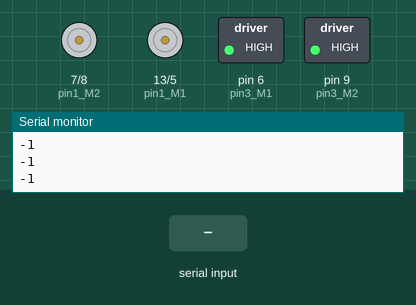
The sketch below on a simulated Arduino Uno, built with avr-gcc and run on an emulated ATmega328P. On the bench: motor-driver pin pairs drawn as motors (green arrow = first pin HIGH = forward, orange = second pin HIGH = backward, longer = more drive), switched loads named in the sketch (green lamp = pin HIGH), the last lines printed to the serial monitor. The test bench sets the inputs (shaded band).

Above: at 4.8 s.
4.9 s: "g\n" received over the second serial link
At 7.3 s:
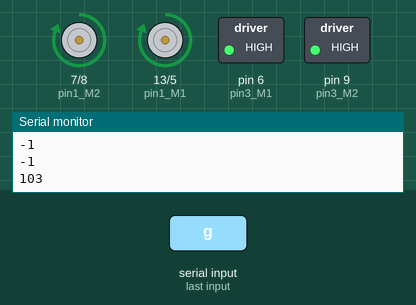
10.9 s: "b\n" received over the second serial link
At 12.8 s:
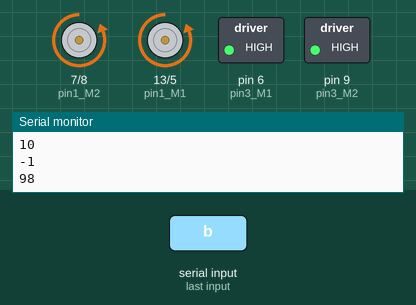
16.9 s: "s\n" received over the second serial link
At 19.7 s:
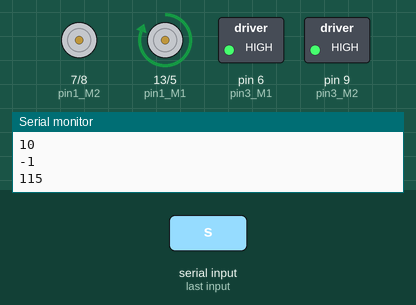
22.9 s: "r\n" received over the second serial link
At 24.7 s:
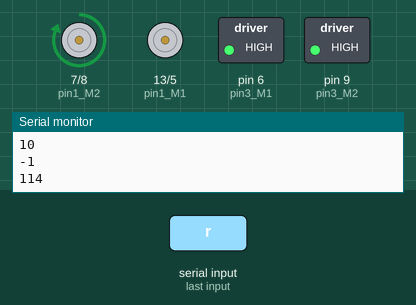
Timing chart, 0 to 29.9 s (numbered marks = the images above; inputs shaded):
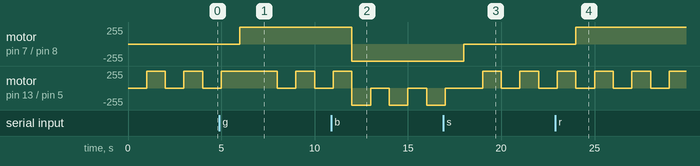

The sketch:

JACOBOOT.ino
```cpp
#include <SoftwareSerial.h>

 #define BLUETOOTH_SPEED 38400

 SoftwareSerial mySerial(2,3); // RX, TX


  //motor 1
 int pin1_M1=13;//in1
 int pin2_M1=5;//in2
 int pin3_M1=6;//control

 //


  //motor2
 int pin1_M2=7;//in3
 int pin2_M2=8;//in4
 int pin3_M2=9;//control


 // config de motores, bluetooth y sensor

  void setup() {
   //Configura seriales
   Serial.begin(BLUETOOTH_SPEED);
   mySerial.begin(BLUETOOTH_SPEED);

   // asigna modo digital para el driver de motor
   pinMode(pin1_M1, OUTPUT);
   pinMode(pin2_M1, OUTPUT);
   pinMode(pin3_M1, OUTPUT);

   pinMode(pin1_M2, OUTPUT);
   pinMode(pin2_M2, OUTPUT);
   pinMode(pin3_M2, OUTPUT);

   //Activa los motores
   digitalWrite(pin3_M1, HIGH);
   digitalWrite(pin3_M2, HIGH);


 }


 void waitForResponse() {
     while (mySerial.available()) {
       Serial.write(mySerial.read());
     }
     Serial.write("\n");


  }

  // the loop function runs over and over again forever
  void loop() {


   int dataIN= mySerial.read();

   Serial.println(dataIN);
   digitalWrite(pin1_M1, LOW);

   if (dataIN==103){
     //Serial.write("go");   //ADELANTE
     digitalWrite(pin1_M2, HIGH);
     digitalWrite(pin2_M2, LOW);

     digitalWrite(pin1_M1, HIGH);
     digitalWrite(pin2_M1, LOW);

   }
   else if (dataIN==98){ //ATRAS
     digitalWrite(pin1_M1, LOW);
     digitalWrite(pin2_M1, HIGH);

     digitalWrite(pin1_M2, LOW);
     digitalWrite(pin2_M2, HIGH);
   }

   else if (dataIN==115){ //STOP
     digitalWrite(pin1_M1, LOW);
     digitalWrite(pin2_M1, LOW);

     digitalWrite(pin1_M2, LOW);
     digitalWrite(pin2_M2, LOW);
   }


   else if (dataIN==108){ //LEFT
     digitalWrite(pin1_M1, HIGH);
     digitalWrite(pin2_M1, LOW);

     digitalWrite(pin1_M2, LOW);
     digitalWrite(pin2_M2, LOW);
   }

   else if (dataIN==114){ //RIGHT
     digitalWrite(pin1_M1, LOW);
     digitalWrite(pin2_M1, LOW);

     digitalWrite(pin1_M2, HIGH);
     digitalWrite(pin2_M2, LOW);
   }


   delay(1000);
   digitalWrite(pin1_M1, HIGH);
   delay(1000);


    // MOTOR 1 VA PARA ADELANTE 2 SEGUNDOS
 //  digitalWrite(pin1_M1, LOW);
 //  digitalWrite(pin2_M1, HIGH);
 //  delay(2000);


    // MOTOR 2 VA PARA ATRAS 2 SEGUNDOS
 //  digitalWrite(pin1_M2, LOW);
 //  digitalWrite(pin2_M2, HIGH);
 //  delay(2000);


 }
```

Measured:
- after the input at 4.9 s, motor on pin 7 (pin1_M2) / pin 8 (pin2_M2): stopped → forward 255/255 after 1.1 s
- after the input at 10.9 s, motor on pin 7 (pin1_M2) / pin 8 (pin2_M2): forward 255/255 → backward 255/255 after 1.1 s
- after the input at 16.9 s, motor on pin 7 (pin1_M2) / pin 8 (pin2_M2): backward 255/255 → stopped after 1.1 s
- after the input at 22.9 s, motor on pin 7 (pin1_M2) / pin 8 (pin2_M2): stopped → forward 255/255 after 1.1 s
- by itself, motor on pin 13 (pin1_M1) / pin 5 (pin2_M1): alternates forward 255/255 for 1.0 s and stopped for 1.0 s
